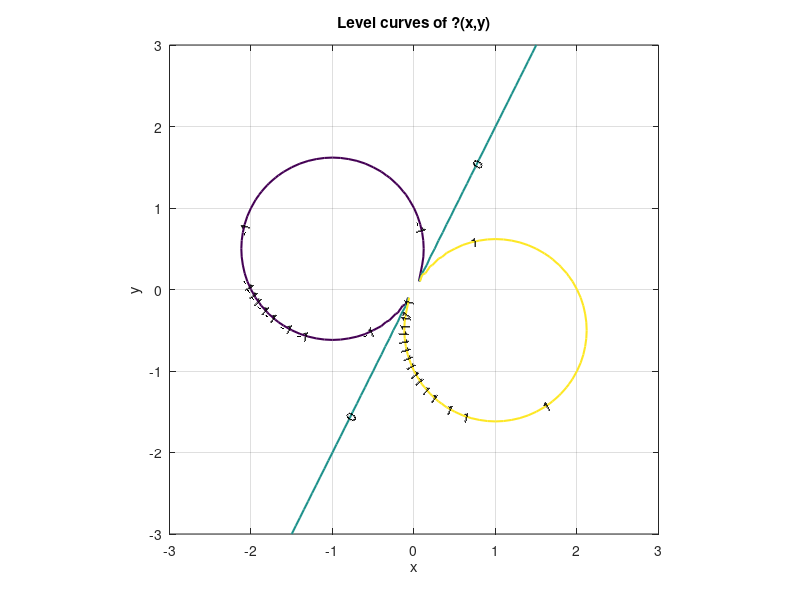

The MATLAB source for this figure: (Note: this script raises an error after producing the figure.)
clc % clear command window
clear % clear all variables
close all % close all graphics windows

%% 1bi
clc % clear command window
clear % clear all variables
close all % close all graphics windows
% x and y intervals
x= -3:0.1:3;
y=-3:0.1:3;
% scalar field
[X, Y] = meshgrid(x,y);
ZZ = (2.*X - Y)./(X.^2 + Y.^2);
%contours at -1, 0, 1
[C, h] = contour(X,Y,ZZ,[-1,0,1],'LineWidth',1.5);
xlabel('x');
ylabel('y');
title('Level curves of ?(x,y)');
axis equal;
clabel(C,h);
grid on;

%% 1bii
clc % clear command window
clear % clear all variables
close all % close all graphics windows
% Function
syms func(x,y)
func(x,y) = (2.*x - y)./(x.^2 + y.^2);
% Limits of function
fsurf(func,[-2 2 -2 2])
xlabel('x'); ylabel('y'); zlabel('z');
title('(2*x -y)/(x^2+y^2)');
axis equal;
zlim([-2 2])
hold on

%% 1c
clc % clear command window
clear % clear all variables
close all % close all graphics windows
[x, y, z] = meshgrid([-1 0 1]);
u = x*0+1; % x-component of vector field
v = y*0+2; % y-component of vector field
w = z*0; % z-component of vector field
% (if a component is zero, 0*x creates a vector of the right size)
quiver3(x, y, z, u, v, w);
axis equal
axis([-1.5 1.5 -1.5 1.5 -1.5 1.5]);
xlabel('x'); ylabel('y'); zlabel('z');
%% Surfaces , gradient vectors and normal vectors - 1e
clc % clear command window
clear % clear all variables
close all % close all graphics windows
syms x y
% New functions
f = (x+y).^2;
g = 2 - ((x./2).^2 + (y./2).^2);
[X,Y] = meshgrid(-2:0.1:2,-2:0.1:2);
Z = double(subs(f,[x,y],{X,Y}));
%create a surface with a contour plot beneath
surfc(X,Y,Z,'EdgeColor','none');
%add labels
xlabel('x'); ylabel('y'); zlabel('z=f(x,y)'); title('f(x,y)=x^2+y^2'); axis equal;
hold on
% Second function
[Xv,Yv] = meshgrid(-2.:0.5:2,-2.:0.5:2);
Z2 = double(subs(g,[x,y],{Xv,Yv}));

% second surface
surfc(Xv,Yv,Z2,'EdgeColor','none');

axis equal
light('po',-[0 3 0],'col',[1 1 1]);
% Changed from k to w since writting was in black as well
set(gcf,'color','w')
light('Position',[1 3 2]); light('Position',[-3 -1 3]);
hold on
%Add an antenna: [1.6 3]. if you want to make it longer, change 3
for i=(1:8)*pi/4
plot3([.8*cos(i) 0],[.8*sin(i) 0],[1.6 3],'w');
end
hold off

%% symbolical calculation of curl and div: 2a
clc % clear command window
clear % clear all variables
close all % close all graphics windows
syms x y z real
F = [ cos(x+2*y), sin(x-2*y) ];
G = curl([F,0],[x y z]) %curl accepts a 3D vector made of [F,0]
D = divergence(F,[x y]) %2D divergence
%plot the vector field in 3D, define the mesh and the vector components
[x, y, z] = meshgrid(-2:.3:2);
u = cos(x+2*y); % x-component of vector field
v = sin(x-2*y); % y-component of vector field
w = 0.*z; % z-component of vector field
quiver3(x, y, z, u, v, w,1);
xlabel('x'); ylabel('y'); zlabel('z');
axis equal

